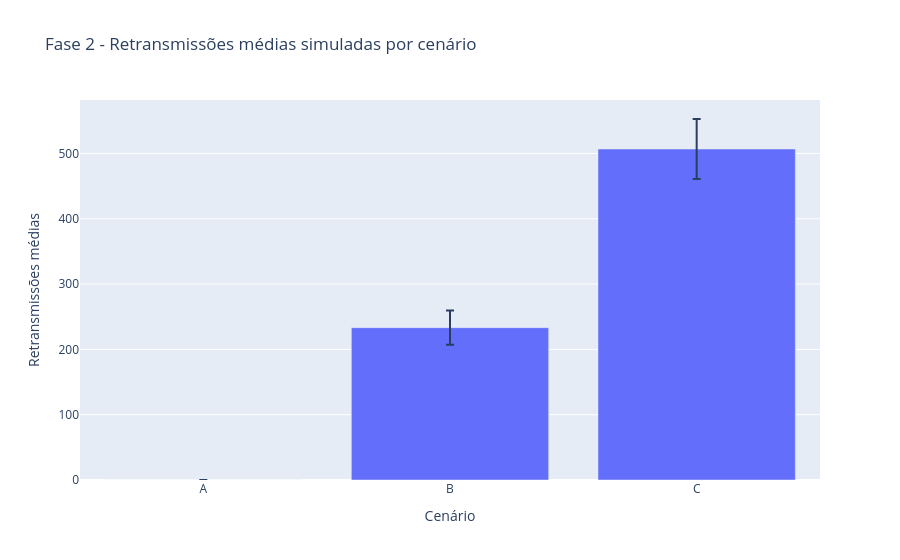

Notebook code cell kept with this figure:
### Code cell
fig = px.bar(
    validation_summary,
    x="scenario",
    y="retrans_mean",
    error_y="retrans_std",
    title="Fase 2 - Retransmissões médias simuladas por cenário",
    labels={
        "scenario": "Cenário",
        "retrans_mean": "Retransmissões médias"
    }
)

fig.write_image(
    FIGURES_DIR / "fase2_retransmissoes_simuladas.png",
    width=1400,
    height=800
)

fig.show()

### Figure 1 — Plotly figure (JSON) as saved in the notebook; plotly's stock layout.template omitted (floating-point values rounded to 4 significant figures)
{"data": [{"error_y": {"array": [0.0, 26.31, 45.93]}, "hovertemplate": "Cenário=%{x}<br>Retransmissões médias=%{y}<extra></extra>", "legendgroup": "", "marker": {"color": "#636efa", "pattern": {"shape": ""}}, "name": "", "orientation": "v", "showlegend": false, "textposition": "auto", "type": "bar", "x": ["A", "B", "C"], "xaxis": "x", "y": [0.0, 233.2, 506.8], "yaxis": "y"}], "layout": {"barmode": "relative", "legend": {"tracegroupgap": 0}, "title": {"text": "Fase 2 - Retransmissões médias simuladas por cenário"}, "xaxis": {"anchor": "y", "domain": [0, 1], "title": {"text": "Cenário"}}, "yaxis": {"anchor": "x", "domain": [0, 1], "title": {"text": "Retransmissões médias"}}}}
